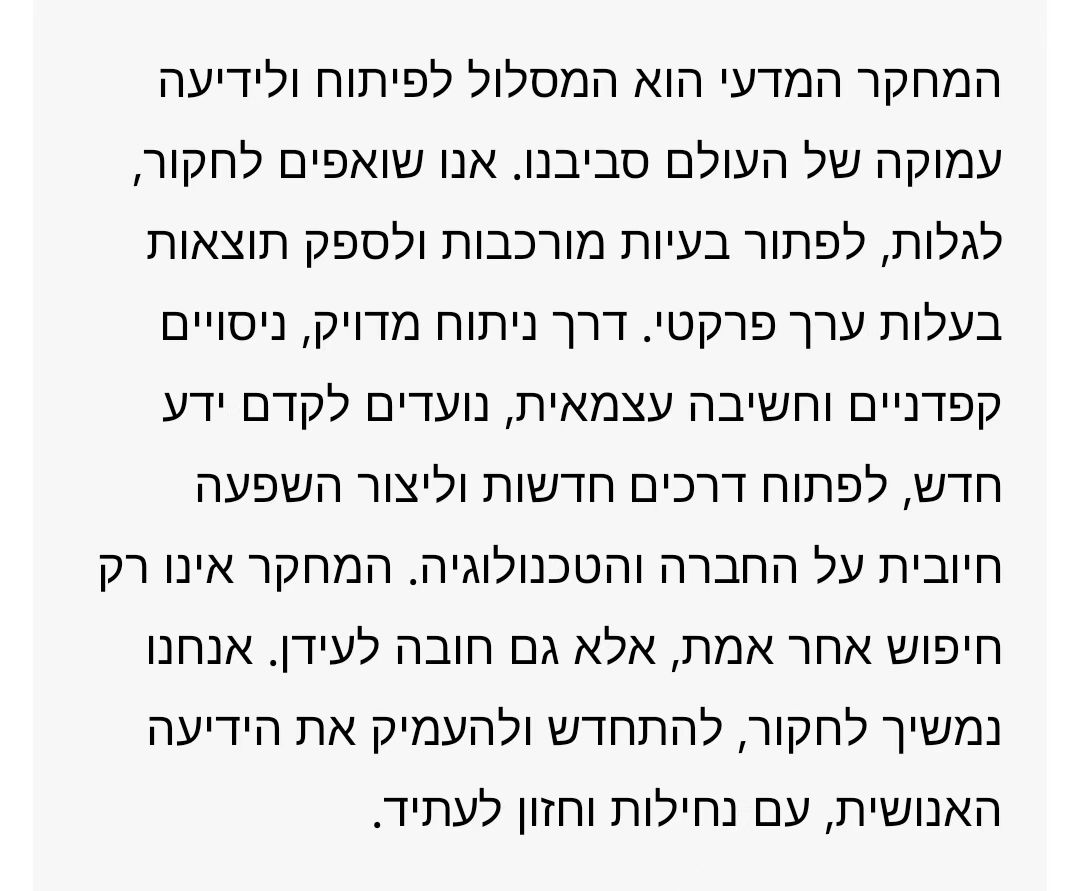
#> input picture 1-2/hebrew_stage_1/file/test/hebrew.jpg, 1080 x 891 px
$ python -i text_weight_inferrer.py   (imports and definitions only)
#> lines starting #> are read from the running program, lines starting #| are printed output that depends on the picture; after the words box and inside, x2 and y2 are one past the last pixel; in counts of white or black regions, pixels touching at a corner belong together
#> further down, picture is the input picture: PIL image 1080x891 RGB; min 0, max 255, mean 230.1
"""Infer scale-independent stroke weight from text crops."""

from __future__ import annotations

from statistics import median
from typing import Iterable, Optional

import cv2
import numpy as np
from PIL import Image


def infer_text_stroke_ratio(crops: Iterable[Image.Image]) -> Optional[float]:
    ratios = [ratio for crop in crops if (ratio := _stroke_ratio(crop)) is not None]
    return median(ratios) if ratios else None


def _stroke_ratio(image: Image.Image) -> Optional[float]:
    pixels = np.asarray(image.convert("RGB"))
    if pixels.ndim != 3 or min(pixels.shape[:2]) < 5:
        return None
    flat = pixels.reshape(-1, 3)
    bins = (flat.astype(np.uint16) // 16).astype(np.uint16)
    codes = bins[:, 0] * 256 + bins[:, 1] * 16 + bins[:, 2]
    background_code = int(np.bincount(codes, minlength=4096).argmax())
#> background_code = 4095
    background = np.median(flat[codes == background_code], axis=0)
#> background = [247, 247, 247]
    foreground = np.linalg.norm(pixels.astype(np.float32) - background, axis=2) >= 40.0
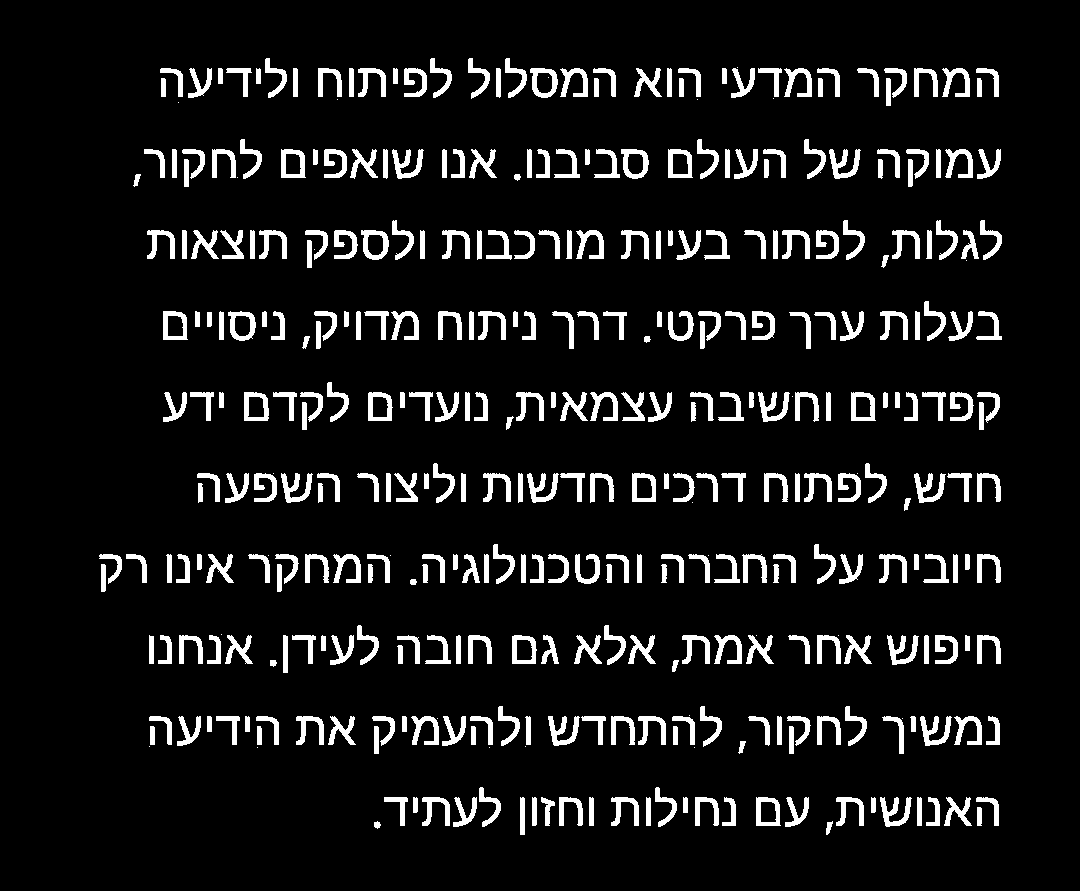
#> foreground: shape (891, 1080) bool; 8.7% white; 385 white regions (27 under 20 px), largest, box (x1, y1, x2, y2) and area: (920, 716, 952, 746) 454, (829, 149, 861, 179) 453, (548, 716, 580, 746) 453
    if foreground.mean() < 0.003 or foreground.mean() > 0.85:
        return None

    count, labels, stats, _centroids = cv2.connectedComponentsWithStats(foreground.astype(np.uint8), 8)
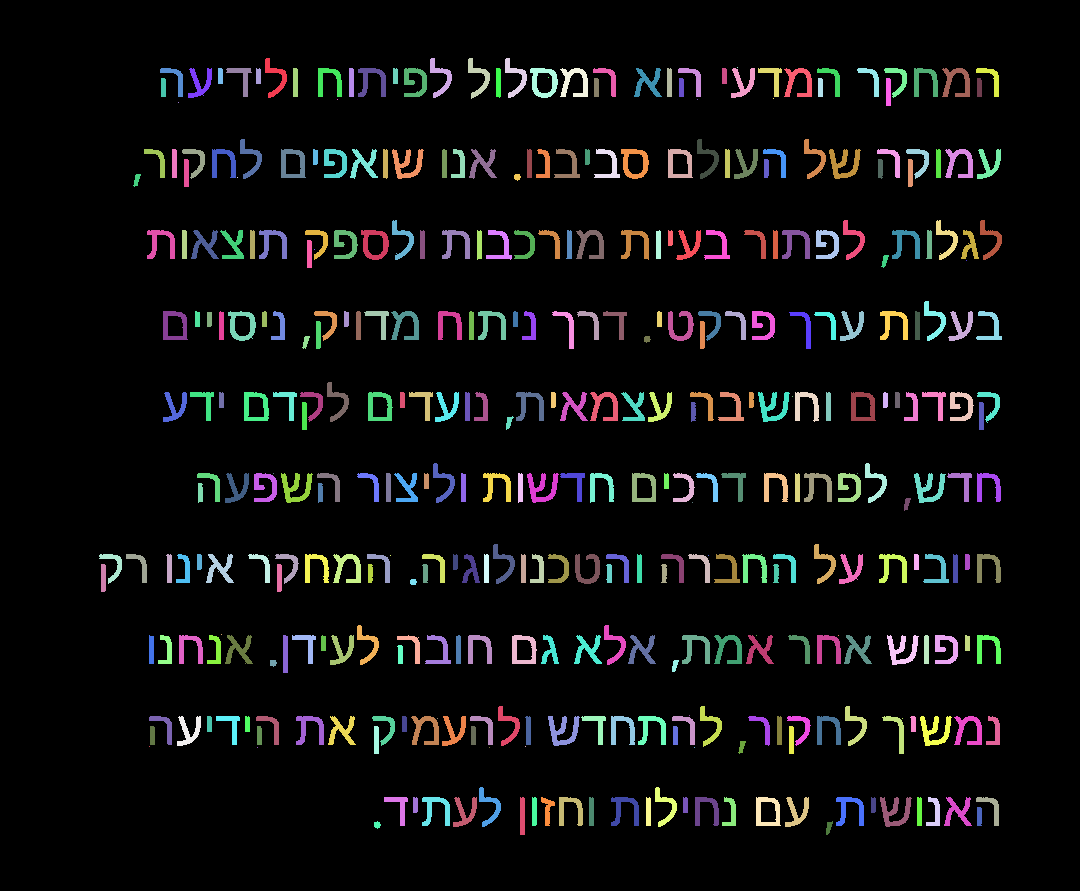
#> labels: shape (891, 1080) int32; 386 distinct labels, from 0 to 385; one colour per label, 0 black
#> count = 386; stats = 386 rows, first 6: [0, 0, 1080, 891, 878555], [265, 58, 22, 40, 299], [430, 58, 22, 40, 297], [468, 58, 22, 41, 299], [505, 58, 22, 40, 300], [737, 67, 1, 1, 1]
    cleaned = np.zeros(foreground.shape, dtype=np.uint8)
    minimum_area = max(2, round(foreground.size * 0.00001))
#> minimum_area = 10
    for label in range(1, count):
        if stats[label, cv2.CC_STAT_AREA] >= minimum_area:
            cleaned[labels == label] = 1
    active_rows = np.flatnonzero(cleaned.any(axis=1))
#> active_rows = 480 values from 58 to 834
    if len(active_rows) < 5 or np.count_nonzero(cleaned) < 16:
        return None

    ink_height = int(active_rows[-1] - active_rows[0] + 1)
#> ink_height = 777
    distances = cv2.distanceTransform(cleaned, cv2.DIST_L2, 5)[cleaned > 0]
    return float(np.percentile(distances, 60) * 2.0 / max(ink_height, 1))

>>> from PIL import Image
>>> picture = Image.open('../../../../../1-2/hebrew_stage_1/file/test/hebrew.jpg')
>>> result = _stroke_ratio(picture)
#> result = 0.00515
